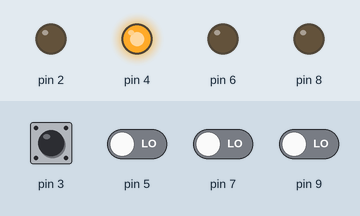
Recording of a sketch running on a simulated SparkFun Pro Micro, built with avr-gcc and run on an emulated ATmega32U4. Shown: output pins drawn as LEDs (lit = HIGH). The test bench sets the inputs (shaded band); at power-on: pin 3 HIGH, pin 5, pin 7, pin 9 LOW. USB keyboard and mouse output is not drawn; what the sketch prints to the serial monitor is not drawn.

Above: at 1.2 s.
1.3 s: pin 5 driven HIGH
At 1.8 s:
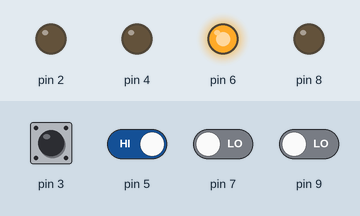
2.8 s: pin 7 driven HIGH
At 4.1 s:
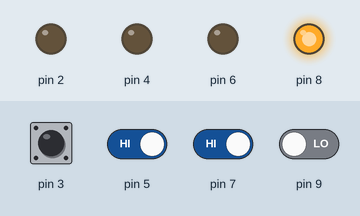
Timing chart, 0 to 5.8 s (numbered marks = the images above; inputs shaded):
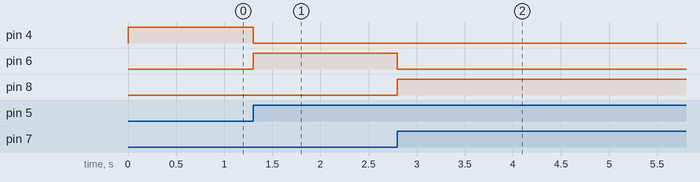

The sketch:

ProMicro_on_Meishi.ino
```cpp
#include <Keyboard.h>
void setup() {
  pinMode(2, OUTPUT);	//左ドン用パルス出力
  pinMode(3, INPUT);	//左ドン入力
  pinMode(4, OUTPUT);	//右ドン用パルス出力
  pinMode(5, INPUT);	//右ドン入力
  pinMode(6, OUTPUT);	//左カッ用パルス出力
  pinMode(7, INPUT);	//左カッ入力
  pinMode(8, OUTPUT);	//右カッ用パルス出力
  pinMode(9, INPUT);	//右カッ入力
  Serial.begin(9600);
  Serial.println("Leady");
  Keyboard.begin();
}

void loop() {
  int t[4] = {0,0,0,0};
  int f[4] = {0,0,0,0};
  int l = 5;

  digitalWrite(2, HIGH);  //パルス

  while (digitalRead(3) != HIGH){
    t[0]++; //立ち上がり時間の計測
  }

  //放電
  digitalWrite(2, LOW);
  delay (1);

  digitalWrite(4, HIGH);  //パルス

  while (digitalRead(5) != HIGH){
    t[1]++; //立ち上がり時間の計測
  }

  //放電
  digitalWrite(4, LOW);
  delay (1);

  digitalWrite(6, HIGH);  //パルス

  while (digitalRead(7) != HIGH){
    t[2]++; //立ち上がり時間の計測
  }

  //放電
  digitalWrite(6, LOW);
  delay (1);

  digitalWrite(8, HIGH);  //パルス

  while (digitalRead(9) != HIGH){
    t[3]++; //立ち上がり時間の計測
  }
  //放電
  digitalWrite(8, LOW);
  delay (1);

  //フィルター
  f[0] += (t[0] - f[0]) / 2;
  f[1] += (t[1] - f[1]) / 2;
  f[2] += (t[2] - f[2]) / 2;
  f[3] += (t[3] - f[3]) / 2;


  if (f[0] > l ) {
    Keyboard.press(0x46);
    //delay(5);
  } else{
    Keyboard.releaseAll();
  }

  if (f[1] > l) {
    Keyboard.press(0x4A);
  }else{
    Keyboard.releaseAll();
  }

  if(f[2] > l){
    Keyboard.press(0x44);
  }else{
    Keyboard.releaseAll();
  }

  if (f[3] > l){
    Keyboard.press(0x4B);
  }else{
    Keyboard.releaseAll();
  }
}
```

Measured:
- after the input at 1.3 s, pin 4: HIGH → LOW at once; pin 6: LOW → HIGH at once
- after the input at 2.8 s, pin 6: HIGH → LOW at once; pin 8: LOW → HIGH at once
